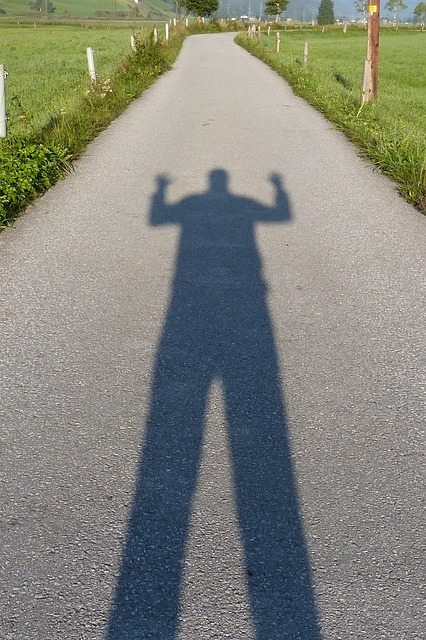
#> input picture p1/assets/praktikum_01_schatten.jpg, 426 x 640 px
$ python main.py
#> lines starting #> are read from the running program, lines starting #| are printed output that depends on the picture; after the words box and inside, x2 and y2 are one past the last pixel; in counts of white or black regions, pixels touching at a corner belong together; long printed decimals are rounded
import cv2
import numpy as np


EXPORT_IMAGES = True  # sets if images should be saved to file (in working directory)
SHOW_IMAGES = True  # sets if images should be shown in windows

img_bgr = cv2.imread("assets/praktikum_01_schatten.jpg")
#> img_bgr is the input picture: shape (640, 426, 3); mean B, G, R 123, 133.8, 131.9
img_rgb = img_bgr[:, :, [2, 1, 0]]


def name_colors(img):
    print("(0,0,0): " + str(img[0, 0, 0] / 256))
#| (0,0,0): 0.5234
    print("(1,0,0): " + str(img[1, 0, 0] / 256))
#| (1,0,0): 0.5352
    print("(0,1,0): " + str(img[0, 1, 0] / 256))
#| (0,1,0): 0.5078
    print("(0,0,1): " + str(img[0, 0, 1] / 256))
#| (0,0,1): 0.5781
    print("(1,1,0): " + str(img[1, 1, 0] / 256))
#| (1,1,0): 0.5273
    print("(1,0,1): " + str(img[1, 0, 1] / 256))
#| (1,0,1): 0.5859
    print("(0,1,1): " + str(img[0, 1, 1] / 256))
#| (0,1,1): 0.5625
    # print("(0.6,0.6,0.6): " + str(img[0.6,0.6,0.6]/256))


# takes an rgb image and returns it coverted to the yuv format
def rgb_to_yuv(img):
    rows, cols, dims = img.shape
#> rows = 640; cols = 426; dims = 3

    img_yuv = np.zeros((rows, cols, dims))

    for row in range(0, rows):
        for col in range(0, cols):

            pixel = img[row, col]

            r = (pixel[0] / 255) ** (1 / 2.2)
            g = (pixel[1] / 255) ** (1 / 2.2)
            b = (pixel[2] / 255) ** (1 / 2.2)

            y = (0.299 * r) + (0.587 * g) + (0.114 * b)
            u = 0.493 * (b - y)
            v = 0.877 * (r - y)

            img_yuv[row, col] = (y, u, v)
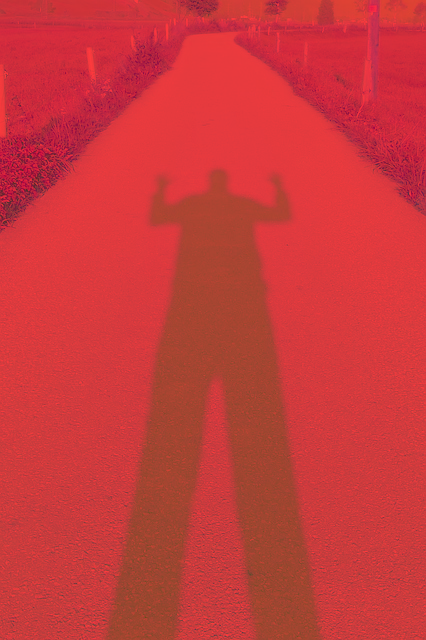
#> img_yuv: shape (640, 426, 3) float64; mean R, G, B 0.728, -0.012, -0.00373; drawn with min black and max white

    return img_yuv


# takes an rgb image and
# depending on if EXPORT_IMAGES and/or SHOW_IMAGES is set saves and/or shows the images resulting in the shadow detection
def shadow_detection(img):
    yuv = rgb_to_yuv(img)

    us_mean = np.mean(yuv[:, :, 1])
#> us_mean = -0.012
    us_stddev = np.std(yuv[:, :, 1])
#> us_stddev = 0.0445

    vs_mean = np.mean(yuv[:, :, 2])
#> vs_mean = -0.00373
    vs_stddev = np.std(yuv[:, :, 2])
#> vs_stddev = 0.0268

    rows, cols, dims = img.shape
#> rows = 640; cols = 426; dims = 3

    s = np.zeros((rows, cols))
    t1 = np.zeros((rows, cols))
    t2 = np.zeros((rows, cols))

    for row in range(0, rows):
        for col in range(0, cols):

            if yuv[row, col, 1] > (us_mean + us_stddev):
                t1[row, col] = 255
            else:
                t1[row, col] = 0

            if yuv[row, col, 2] > (vs_mean - vs_stddev):
                t2[row, col] = 0
            else:
                t2[row, col] = 255

            s[row, col] = t1[row, col] * t2[row, col]
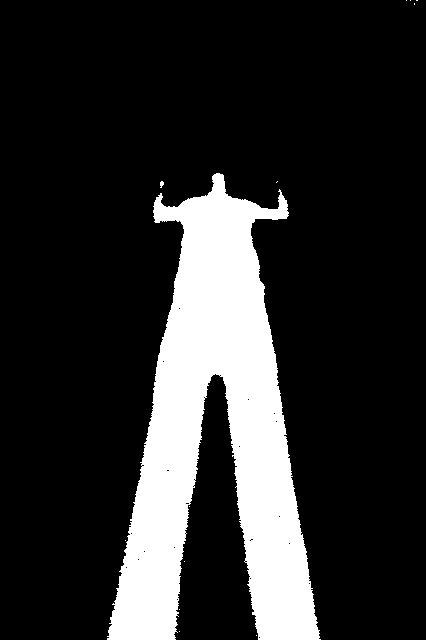
#> s: shape (640, 426) float64; values 0 (black) and 65025 (white), 17.6% white; 13 white regions (11 under 20 px), largest, box (x1, y1, x2, y2) and area: (107, 173, 321, 640) 48067, (160, 181, 164, 188) 20
#> t1: shape (640, 426) float64; 17.7% white; 26 white regions (24 under 20 px), largest, box (x1, y1, x2, y2) and area: (106, 173, 321, 640) 48104, (160, 181, 164, 188) 20
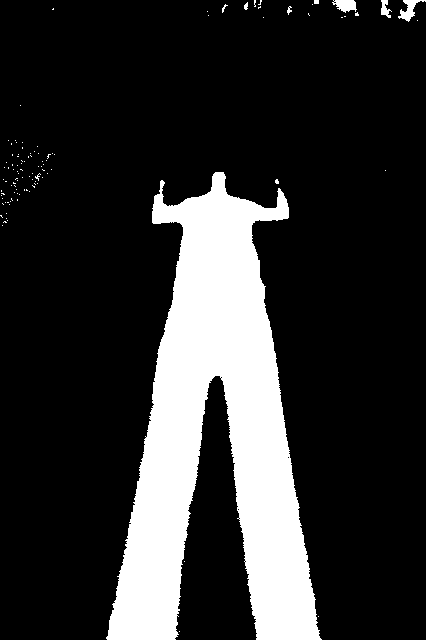
#> t2: shape (640, 426) float64; 18.5% white; 106 white regions (99 under 20 px), largest, box (x1, y1, x2, y2) and area: (106, 172, 322, 640) 49503, (398, 0, 426, 22) 236, (332, 0, 357, 13) 216

    if EXPORT_IMAGES:
        cv2.imwrite("t1.jpg", t1)
        cv2.imwrite("t2.jpg", t2)
        cv2.imwrite("s.jpg", s)

    if SHOW_IMAGES:
        cv2.imshow("s", s)
        cv2.imshow("t1", t1)
        cv2.imshow("t2", t2)
        cv2.waitKey()
        cv2.destroyAllWindows()


name_colors(img_rgb)
shadow_detection(img_rgb)
